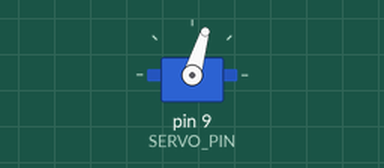
Simulated run of this sketch. Board: Arduino Uno, built with avr-gcc and run on an emulated ATmega328P. Parts: servo.

Above: at 0.05 s.
At 0.8 s:
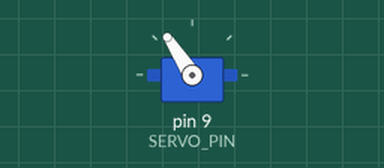
At 1.55 s:
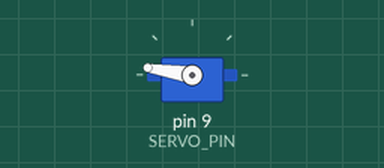
At 3.1 s:
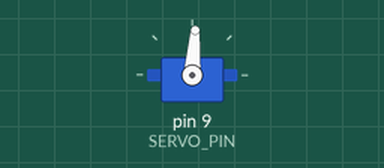
Timing chart, 0 to 7.7 s (numbered marks = the images above):
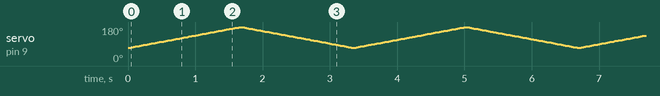

The sketch:

servoTest.ino
```cpp
#include <Servo.h>

Servo myservo;  // create servo object to control a servo
#define SERVO_PIN 9 // Servo motor pin
#define SERVO_IN_ANGLE 70 // Angle of the dispenser servo motor when it is hidden
#define SERVO_OUT_ANGLE 180 // Angle of the dispenser servo motor when it is dispensing


void setup() {
  myservo.attach(SERVO_PIN);  // attaches the servo on GIO2 to the servo object
}

void loop() {
  int pos;

  for (pos = SERVO_IN_ANGLE; pos <= SERVO_OUT_ANGLE; pos += 1) {  // goes from SERVO_IN_ANGLE to SERVO_OUT_ANGLE
    // in steps of 1 degree
    myservo.write(pos);  // tell servo to go to position in variable 'pos'
    delay(15);           // waits 15ms for the servo to reach the position
  }
  for (pos = SERVO_OUT_ANGLE; pos >= SERVO_IN_ANGLE; pos -= 1) {  // goes from SERVO_OUT_ANGLE to SERVO_IN_ANGLE
    myservo.write(pos);                  // tell servo to go to position in variable 'pos'
    delay(15);                           // waits 15ms for the servo to reach the position
  }

}
```
